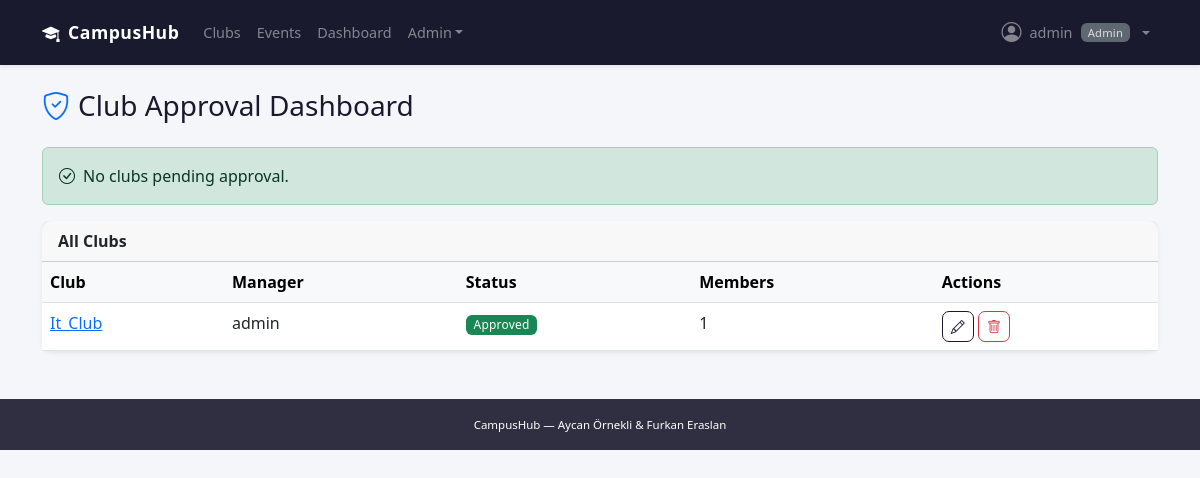
Screenshot of /clubs/admin/approval/ (signed in) with the database file from the repository.
### users/models.py (models this page shows, shortened)
class CustomUser(AbstractUser):
    ROLE_CHOICES = [
        ('student', 'Student'),
        ('club_manager', 'Club Manager'),
        ('admin', 'Admin'),
    ]
    role = models.CharField(max_length=20, choices=ROLE_CHOICES, default='student')
    bio = models.TextField(blank=True)
    profile_picture = models.ImageField(upload_to='profile_pics/', blank=True, null=True)
    student_id = models.CharField(max_length=20, blank=True)
    def is_admin(self):
        return self.role == 'admin' or self.is_superuser

### clubs/models.py (models this page shows, shortened)
class Club(models.Model):
    STATUS_CHOICES = [
        ('pending', 'Pending Approval'),
        ('approved', 'Approved'),
        ('rejected', 'Rejected'),
    ]
    name = models.CharField(max_length=200, unique=True)
    description = models.TextField()
    logo = models.ImageField(upload_to='club_logos/', blank=True, null=True)
    manager = models.ForeignKey(
        settings.AUTH_USER_MODEL,
        on_delete=models.CASCADE,
        related_name='managed_clubs'
    )
    members = models.ManyToManyField(
        settings.AUTH_USER_MODEL,
        related_name='joined_clubs',
        blank=True
    )
    status = models.CharField(max_length=20, choices=STATUS_CHOICES, default='pending')
    created_at = models.DateTimeField(auto_now_add=True)
    updated_at = models.DateTimeField(auto_now=True)
    class Meta:
        ordering = ['-created_at']
    def member_count(self):
        return self.members.count()

### clubs/views.py (the view)
# urls.py: path('admin/approval/', views.admin_club_approval, name='admin_club_approval'),
@login_required
def admin_club_approval(request):
    if not request.user.is_admin():
        return HttpResponseForbidden("Access denied.")
    pending_clubs = Club.objects.filter(status='pending')
    all_clubs = Club.objects.all().order_by('-created_at')
    return render(request, 'clubs/admin_approval.html', {
        'pending_clubs': pending_clubs,
        'all_clubs': all_clubs,
    })

### templates/clubs/admin_approval.html (shortened to what this page needs)
{% extends 'base.html' %}
{% block content %}
<h3 class="mb-4"><i class="bi bi-shield-check me-2 text-primary"></i>Club Approval Dashboard</h3>
{% if pending_clubs %}
<div class="card shadow-sm border-0 mb-4">
  <div class="card-header bg-warning"><strong><i class="bi bi-hourglass me-2"></i>Pending Approval ({{ pending_clubs.count }})</strong></div>
  <div class="card-body p-0">
    <table class="table table-hover mb-0">
      <thead class="table-light"><tr><th>Club</th><th>Manager</th><th>Submitted</th><th>Actions</th></tr></thead>
      <tbody>
        {% for club in pending_clubs %}
        <tr>
          <td><a href="{% url 'club_detail' club.pk %}">{{ club.name }}</a></td>
          <td>{{ club.manager.username }}</td>
          <td>{{ club.created_at|date:"M d, Y" }}</td>
          <td>
            <form method="post" action="{% url 'admin_club_approve' club.pk %}" class="d-inline">
              {% csrf_token %}
              <button name="action" value="approve" class="btn btn-sm btn-success me-1"><i class="bi bi-check2"></i> Approve</button>
              <button name="action" value="reject" class="btn btn-sm btn-danger"><i class="bi bi-x"></i> Reject</button>
            </form>
          </td>
        </tr>
        {% endfor %}
      </tbody>
    </table>
  </div>
</div>
{% else %}
<div class="alert alert-success"><i class="bi bi-check-circle me-2"></i>No clubs pending approval.</div>
{% endif %}
<div class="card shadow-sm border-0">
  <div class="card-header"><strong>All Clubs</strong></div>
  <div class="card-body p-0">
    <table class="table table-hover mb-0">
      <thead class="table-light"><tr><th>Club</th><th>Manager</th><th>Status</th><th>Members</th><th>Actions</th></tr></thead>
      <tbody>
        {% for club in all_clubs %}
        <tr>
          <td><a href="{% url 'club_detail' club.pk %}">{{ club.name }}</a></td>
          <td>{{ club.manager.username }}</td>
          <td><span class="badge bg-{% if club.status == 'approved' %}success{% elif club.status == 'pending' %}warning text-dark{% else %}danger{% endif %}">{{ club.get_status_display }}</span></td>
          <td>{{ club.member_count }}</td>
          <td>
            <a href="{% url 'club_edit' club.pk %}" class="btn btn-sm btn-outline-primary"><i class="bi bi-pencil"></i></a>
            <a href="{% url 'admin_club_delete' club.pk %}" class="btn btn-sm btn-outline-danger"><i class="bi bi-trash"></i></a>
          </td>
        </tr>
        {% endfor %}
      </tbody>
    </table>
  </div>
</div>
{% endblock %}

### templates/base.html (shortened to what this page needs)
<!DOCTYPE html>
<html lang="en">
<head>
  <link href="https://cdn.jsdelivr.net/npm/bootstrap@5.3.0/dist/css/bootstrap.min.css" rel="stylesheet">
  <link href="https://cdn.jsdelivr.net/npm/bootstrap-icons@1.11.0/font/bootstrap-icons.css" rel="stylesheet">
  {% load static %}
  <link rel="stylesheet" href="{% static 'css/style.css' %}">
</head>
<body>
<nav class="navbar navbar-expand-lg navbar-dark shadow-sm">
  <div class="container">
    <a class="navbar-brand fw-bold" href="{% url 'home' %}">
      <i class="bi bi-mortarboard-fill me-2"></i>CampusHub
    </a>
    <div class="collapse navbar-collapse" id="navbarNav">
      <ul class="navbar-nav me-auto">
        <li class="nav-item">
          <a class="nav-link" href="{% url 'club_list' %}">Clubs</a>
        </li>
        <li class="nav-item">
          <a class="nav-link" href="{% url 'event_list' %}">Events</a>
        </li>
        {% if user.is_authenticated %}
          {% if user.role == 'club_manager' or user.role == 'admin' %}
          <li class="nav-item">
            <a class="nav-link" href="{% url 'manager_dashboard' %}">Dashboard</a>
          </li>
          {% endif %}
          {% if user.role == 'admin' or user.is_superuser %}
          <li class="nav-item dropdown">
            <a class="nav-link dropdown-toggle" href="#" data-bs-toggle="dropdown">Admin</a>
          </li>
          {% endif %}
        {% endif %}
      </ul>
      <ul class="navbar-nav">
        {% if user.is_authenticated %}
        <li class="nav-item dropdown">
          <a class="nav-link dropdown-toggle d-flex align-items-center gap-2" href="#" data-bs-toggle="dropdown">
            {% if user.profile_picture %}
              <img src="{{ user.profile_picture.url }}" class="rounded-circle" width="26" height="26" style="object-fit:cover;">
            {% else %}
              <i class="bi bi-person-circle fs-5"></i>
            {% endif %}
            <span>{{ user.first_name|default:user.username }}</span>
            <span class="badge bg-secondary" style="font-size:0.7rem;">{{ user.get_role_display }}</span>
          </a>
        </li>
        {% endif %}
      </ul>
    </div>
  </div>
</nav>
<div class="container my-4">
  {% block content %}{% endblock %}
</div>
<footer class="text-white text-center py-3 mt-5">
  <div class="container">
    <small>CampusHub &mdash; Aycan Örnekli &amp; Furkan Eraslan</small>
  </div>
</footer>
</body>
</html>

### static/css/style.css (style rules this page uses)
body { font-family: 'Segoe UI', system-ui, -apple-system, sans-serif; color: #1a1a2e; background-color: #f5f6fa; }
.navbar { padding: 0.6rem 0; background-color: #1a1a2e !important; }
.navbar-brand { letter-spacing: 0.5px; font-size: 1.1rem; }
.nav-link { font-weight: 500; font-size: 0.9rem; opacity: 0.85; }
.card { border-radius: 10px; transition: box-shadow 0.18s ease; }
.btn { font-size: 0.875rem; font-weight: 500; border-radius: 7px; }
.btn-outline-primary { color: #1a1a2e; border-color: #1a1a2e; }
.badge { font-weight: 500; letter-spacing: 0.2px; }
footer { background-color: #1a1a2e !important; font-size: 0.82rem; opacity: 0.9; }

### rows the page displays
CustomUser: first_name "admin", role "Admin"
Club: name "It_Club", manager.username "admin", status "Approved", member_count "1"
